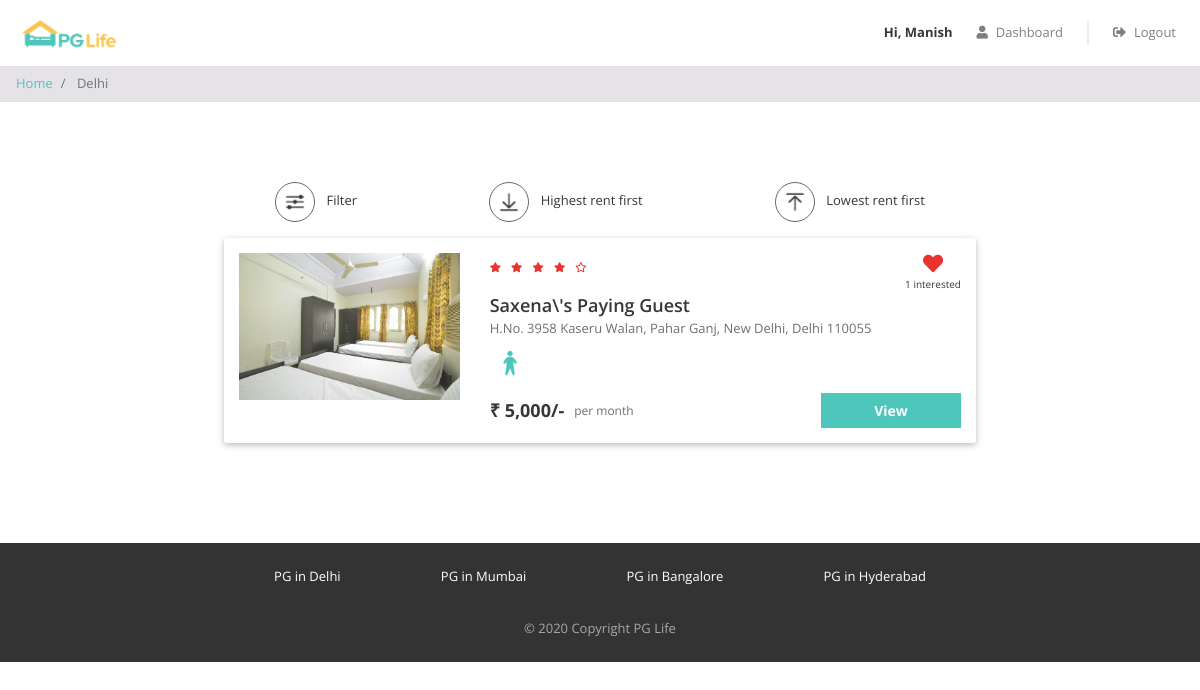
The page /property_list.php?city=Delhi (signed in) on the database its author committed.
### tables this page shows
CREATE TABLE `properties` (
  `prop_id` int(20) NOT NULL,
  `prop_city_id` int(20) NOT NULL,
  `prop_Name` varchar(50) NOT NULL,
  `prop_address` text NOT NULL,
  `prop_desc` text NOT NULL,
  `prop_rent` int(11) NOT NULL,
  `gender` varchar(20) NOT NULL,
  `prop_rating_food` float NOT NULL,
  `prop_rating_clean` float NOT NULL,
  `prop_rating_safety` float NOT NULL
);

### property_list.php (the view, shortened to what this page needs)
<?php
require "includes/database_connect.php";
$user_id = isset($_SESSION['userId']) ? $_SESSION['userId'] : NULL;
$city_name = $_GET["city"];
$sql_1 = "SELECT * FROM cities WHERE city_name = '$city_name'";
$result_1 = mysqli_query($conn, $sql_1);
$city = mysqli_fetch_assoc($result_1);
$city_id = $city['city_id'];
$sql_2 = "SELECT * FROM properties WHERE prop_city_id = $city_id";
$result_2 = mysqli_query($conn, $sql_2);
$properties = mysqli_fetch_all($result_2, MYSQLI_ASSOC);
$sql_3 = "SELECT *
            FROM interested_users_properties iup
            INNER JOIN properties p ON iup.prop_id = p.prop_id
            WHERE p.prop_city_id = $city_id";
$result_3 = mysqli_query($conn, $sql_3);
$interested_users_properties = mysqli_fetch_all($result_3, MYSQLI_ASSOC);
?>
<!DOCTYPE html>
<html lang="en">
<head>
    <?php
    include "includes/head_links.php";
    ?>
    <link href="css/property_list.css" rel="stylesheet" />
</head>
<body>
    <?php
    include "includes/header.php";
    ?>
    <nav aria-label="breadcrumb">
        <ol class="breadcrumb py-2">
            <li class="breadcrumb-item">
                <a href="index.php">Home</a>
            </li>
            <li class="breadcrumb-item active" aria-current="page">
                <?php echo $city_name; ?>
            </li>
        </ol>
    </nav>
    <div class="page-container">
        <div class="filter-bar row justify-content-around">
            <div class="col-auto" data-toggle="modal" data-target="#filter-modal">
                <img src="img/filter.png" alt="filter" />
                <span>Filter</span>
            </div>
            <div class="col-auto">
                <img src="img/desc.png" alt="sort-desc" />
                <span>Highest rent first</span>
            </div>
            <div class="col-auto">
                <img src="img/asc.png" alt="sort-asc" />
                <span>Lowest rent first</span>
            </div>
        </div>
        <?php
        foreach ($properties as $property) {
            $property_images = glob("img/properties/" . $property['prop_id'] . "/*");
        ?>
            <div class="property-card property-id-<?= $property['prop_id'] ?> row">
                <div class="image-container col-md-4">
                    <img src="<?= $property_images[0] ?>" />
                </div>
                <div class="content-container col-md-8">
                    <div class="row no-gutters justify-content-between">
                        <?php
                        $total_rating = ($property['prop_rating_clean'] + $property['prop_rating_food'] + $property['prop_rating_safety']) / 3;
                        $total_rating = round($total_rating, 1);
                        ?>
                        <div class="star-container" title="<?= $total_rating ?>">
                            <?php
                            $rating = $total_rating;
                            for ($i = 0; $i < 5; $i++) {
                                if ($rating >= $i + 0.8) {
                            ?>
                                    <i class="fas fa-star"></i>
                                <?php
                                } elseif ($rating >= $i + 0.3) {
                                ?>
                                    <i class="fas fa-star-half-alt"></i>
                                <?php
                                } else {
                                ?>
                                    <i class="far fa-star"></i>
                            <?php
                                }
                            }
                            ?>
                        </div>
                        <div class="interested-container">
                            <?php
                            $interested_users_count = 0;
                            $is_interested = false;
                            foreach ($interested_users_properties as $interested_user_property) {
                                if ($interested_user_property['prop_id'] == $property['prop_id']) {
                                    $interested_users_count++;
                                    if ($interested_user_property['user_id'] == $user_id) {
                                        $is_interested = true;
                                    }
                                }
                            }
                            if ($is_interested) {
                            ?>
                                <i class="is-interested-image fas fa-heart" property_id="<?= $property['prop_id'] ?>"></i>
                            <?php
                            } else {
                            ?>
                                <i class="is-interested-image far fa-heart" property_id="<?= $property['prop_id'] ?>"></i>
                            <?php
                            }
                            ?>
                            <div class="interested-text">
                                <span class="interested-user-count"><?= $interested_users_count ?></span> interested
                            </div>
                        </div>
                    </div>
                    <div class="detail-container">
                        <div class="property-name"><?= $property['prop_Name'] ?></div>
                        <div class="property-address"><?= $property['prop_address'] ?></div>
                        <div class="property-gender">
                            <?php
                            if ($property['gender'] == "male") {
                            ?>
                                <img src="img/male.png" />
                            <?php
                            } elseif ($property['gender'] == "female") {
                            ?>
                                <img src="img/female.png" />
                            <?php
                            } else {
                            ?>
                                <img src="img/unisex.png" />
                            <?php
                            }
                            ?>
                        </div>
                    </div>
                    <div class="row no-gutters">
                        <div class="rent-container col-6">
                            <div class="rent">₹ <?= number_format($property['prop_rent']) ?>/-</div>
                            <div class="rent-unit">per month</div>
                        </div>
                        <div class="button-container col-6">
                            <a href="property_detail.php?property_id=<?= $property['prop_id'] ?>" class="btn btn-primary">View</a>
                        </div>
                    </div>
                </div>
            </div>
        <?php
        }
        ?>
    </div>
    <?php
    include "includes/footer.php";
    ?>
</body>
</html>

### css/common.css (style rules this page uses)
* { box-sizing: border-box; font-family: 'Open Sans', sans-serif; }
body { color: #373737; font-size: 16px; position: relative; }
.btn-primary, .btn-warning, .btn-danger { color: white; font-weight: bold; }
.breadcrumb { background-color: #e5e3e8; font-size: 13px; border-radius: 0px; margin-bottom: 0px; }
.page-container { max-width: 800px; padding: 80px 24px; margin: auto; }

### css/property_list.css (style rules this page uses)
.filter-bar > div { cursor: pointer; font-size: 13px; text-align: center; margin-bottom: 16px; }
.filter-bar img { width: 40px; height: 40px; border-radius: 40px; border: 1px solid #646870; padding: 6px; margin-right: 8px; }
.property-card { background-color: #ffffff; border-radius: 2px; padding: 15px 0px; margin: 0px auto 20px; box-shadow: 0 2px 5px 0 rgba(0, 0, 0, 0.16), 0 2px 10px 0 rgba(0, 0, 0, 0.12); }
.image-container { text-align: center; }
.image-container img { width: 100%; max-width: 300px; }
.star-container i { color: #EA322E; font-size: 10px; margin-right: 6px; }
.interested-container { text-align: center; }
.interested-container i { color: #EA322E; font-size: 20px; cursor: pointer; }
.interested-text { font-size: 10px; }
.detail-container { padding-bottom: 10px; }
.property-name { font-size: 18px; font-weight: 600; }
.property-address { color: #6f6f6f; font-size: 13px; padding-bottom: 5px; }
.property-gender img { width: 40px; }
.rent-container { display: flex; align-items: center; }
.rent { font-size: 18px; font-weight: bold; padding-right: 10px; }
.rent-unit { color: #6f6f6f; font-size: 12px; }
.button-container .btn { font-size: 14px; border-radius: 0px; width: 140px; float: right; }

### rows shown on the page
properties: prop_rating_clean 4 (drawn), interested_users_count "1", prop_Name "Saxena\\'s Paying Guest", prop_address "H.No. 3958 Kaseru Walan, Pahar Ganj, New Delhi, Delhi 110055", prop_rent "5,000"

### other values the page prints
$_SESSION["username"] "Manish"
$city_name "Delhi"
